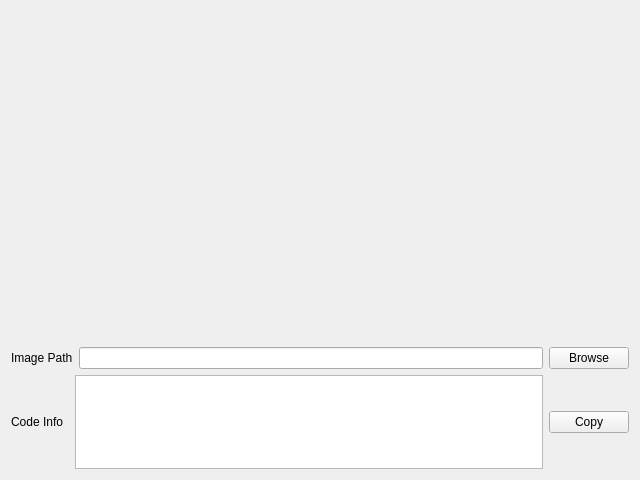
<?xml version="1.0" encoding="UTF-8"?>
<ui version="4.0">
 <class>QRParser</class>
 <widget class="QWidget" name="QRParser">
  <property name="geometry">
   <rect>
    <x>0</x>
    <y>0</y>
    <width>640</width>
    <height>480</height>
   </rect>
  </property>
  <property name="windowTitle">
   <string>Form</string>
  </property>
  <layout class="QGridLayout" name="gridLayout" rowstretch="7,1,2">
   <item row="0" column="0">
    <widget class="QLabel" name="label_image">
     <property name="text">
      <string/>
     </property>
    </widget>
   </item>
   <item row="1" column="0">
    <layout class="QHBoxLayout" name="horizontalLayout_2" stretch="1,8,1">
     <item>
      <widget class="QLabel" name="label_imagePath">
       <property name="text">
        <string>Image Path</string>
       </property>
      </widget>
     </item>
     <item>
      <widget class="QLineEdit" name="lineEdit_imageSource">
       <property name="sizePolicy">
        <sizepolicy hsizetype="Expanding" vsizetype="Preferred">
         <horstretch>0</horstretch>
         <verstretch>0</verstretch>
        </sizepolicy>
       </property>
      </widget>
     </item>
     <item>
      <widget class="QPushButton" name="pushButton_browse">
       <property name="sizePolicy">
        <sizepolicy hsizetype="Minimum" vsizetype="Fixed">
         <horstretch>0</horstretch>
         <verstretch>0</verstretch>
        </sizepolicy>
       </property>
       <property name="text">
        <string>Browse</string>
       </property>
      </widget>
     </item>
    </layout>
   </item>
   <item row="2" column="0">
    <layout class="QHBoxLayout" name="horizontalLayout" stretch="1,8,1">
     <item>
      <widget class="QLabel" name="label_text">
       <property name="text">
        <string>Code Info</string>
       </property>
      </widget>
     </item>
     <item>
      <widget class="QTextEdit" name="textEdit_result"/>
     </item>
     <item>
      <widget class="QPushButton" name="pushButton_copy">
       <property name="sizePolicy">
        <sizepolicy hsizetype="Minimum" vsizetype="Fixed">
         <horstretch>0</horstretch>
         <verstretch>0</verstretch>
        </sizepolicy>
       </property>
       <property name="text">
        <string>Copy</string>
       </property>
      </widget>
     </item>
    </layout>
   </item>
  </layout>
 </widget>
 <resources/>
 <connections/>
</ui>
